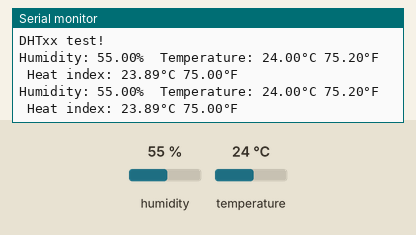
Recording of a sketch running on a simulated Arduino Uno, built with avr-gcc and run on an emulated ATmega328P. Shown: the last lines printed to the serial monitor. The inputs (shaded band) are chosen by the test bench; at power-on: humidity 55 %, temperature 24 °C.

Above: at 4.8 s.
4.9 s: humidity set to 22 %
At 7.5 s:
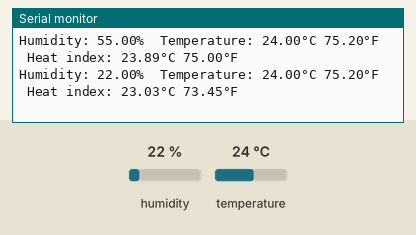
7.9 s: temperature set to 12 °C
At 9.4 s:
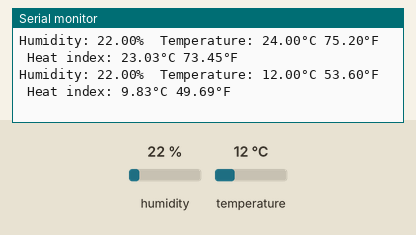
10.9 s: humidity set to 40 %
At 12.9 s:
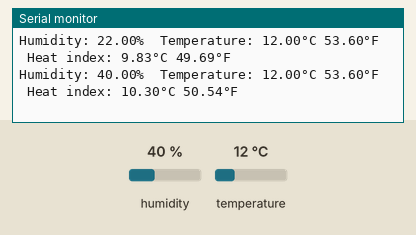
13.9 s: humidity set to 22 %
At 14.7 s:
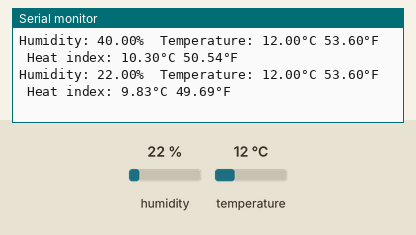
Timing chart, 0 to 16.9 s (numbered marks = the images above; inputs shaded):
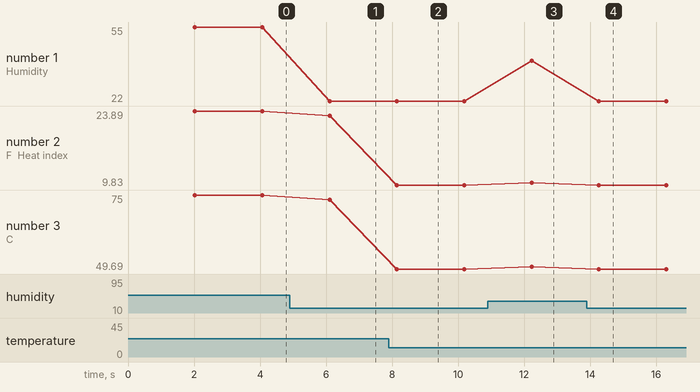

The sketch:

01-DHT.ino
```cpp
// Example testing sketch for various DHT humidity/temperature sensors
// Written by ladyada, public domain

// REQUIRES the following Arduino libraries:
// - DHT Sensor Library: https://github.com/adafruit/DHT-sensor-library
// - Adafruit Unified Sensor Lib: https://github.com/adafruit/Adafruit_Sensor

#include "DHT.h"

#define DHTPIN 2    // Digital pin connected to the DHT sensor

#define DHTTYPE DHT11   // DHT 11


// Initialize DHT sensor.

DHT dht(DHTPIN, DHTTYPE);

void setup() {
  //The Serial Monitor provides a way to send/receive information to/from your Arduino code.
  //Sets the data rate in bits per second (baud) for serial data transmission.
  Serial.begin(9600);
  Serial.println(F("DHTxx test!"));

  dht.begin();
}

void loop() {
  // Wait a few seconds between measurements.
  delay(2000);

  // Reading temperature or humidity takes about 250 milliseconds!
  // Sensor readings may also be up to 2 seconds 'old' (its a very slow sensor)
  float h = dht.readHumidity();
  // Read temperature as Celsius (the default)
  float t = dht.readTemperature();
  // Read temperature as Fahrenheit (isFahrenheit = true)
  float f = dht.readTemperature(true);

  // Check if any reads failed and exit early (to try again).
  if (isnan(h) || isnan(t) || isnan(f)) {
    Serial.println(F("Failed to read from DHT sensor!"));
    return;
  }

  // Compute heat index in Fahrenheit (the default)
  float hif = dht.computeHeatIndex(f, h);
  // Compute heat index in Celsius (isFahreheit = false)
  float hic = dht.computeHeatIndex(t, h, false);

  Serial.print(F("Humidity: "));
  Serial.print(h);
  Serial.print(F("%  Temperature: "));
  Serial.print(t);
  Serial.print(F("°C "));
  Serial.print(f);
  Serial.print(F("°F  Heat index: "));
  Serial.print(hic);
  Serial.print(F("°C "));
  Serial.print(hif);
  Serial.println(F("°F"));
}
```

Measured:
- after the input at 4.9 s, the serial monitor: prints a new line after 1.2 s (image 1)
- after the input at 7.9 s, the serial monitor: prints a new line after 0.24 s (image 2)
- after the input at 10.9 s, the serial monitor: prints a new line after 1.3 s (image 3)
- after the input at 13.9 s, the serial monitor: prints a new line after 0.36 s (image 4)
- plotted number 1: 55 → 22 after the input at 4.9 s, 22 → 40 after the input at 10.9 s, 40 → 22 after the input at 13.9 s
- plotted number 2: 23.89 → 23.03 after the input at 4.9 s, 23.03 → 9.83 after the input at 7.9 s, 9.83 → 10.3 after the input at 10.9 s, 10.3 → 9.83 after the input at 13.9 s
- plotted number 3: 75 → 73.45 after the input at 4.9 s, 73.45 → 49.69 after the input at 7.9 s, 49.69 → 50.54 after the input at 10.9 s, 50.54 → 49.69 after the input at 13.9 s
